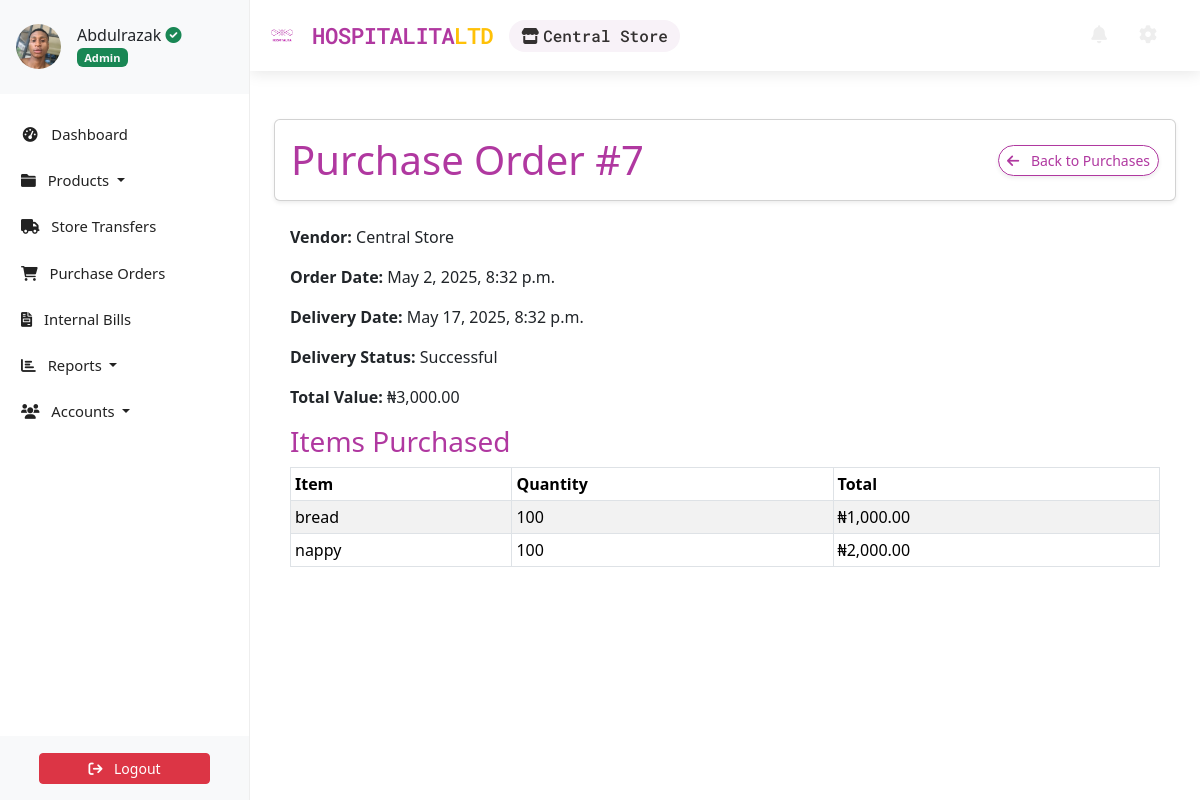
The page /transactions/purchase-order/7/ (signed in) on the database its author committed.
### accounts/models.py (models this page shows, shortened)
class Profile(AbstractBaseUser, PermissionsMixin):
    email = models.EmailField(unique=True, max_length=150)
    first_name = models.CharField(max_length=30, blank=True)
    last_name = models.CharField(max_length=30, blank=True)
    telephone = PhoneNumberField(null=True, blank=True)
    store = models.ForeignKey('store.Store', on_delete=models.CASCADE, null=True, blank=True, related_name='user')
    profile_picture = ProcessedImageField(
        default='profile_pics/default.jpg',
        upload_to='profile_pics',
        format='JPEG',
        processors=[ResizeToFill(150, 150)],
        options={'quality': 100}
    )
    status = models.CharField(max_length=12, choices=STATUS_CHOICES, default='INA')
    role = models.CharField(max_length=12, choices=ROLE_CHOICES, blank=True, null=True)
    slug = AutoSlugField(unique=True, populate_from='email')
    date_joined = models.DateTimeField(auto_now_add=True,  blank=True, null=True)
    last_login = models.DateTimeField(null=True, blank=True)
    is_active = models.BooleanField(default=True)
    is_staff = models.BooleanField(default=False)  # required by admin
    objects = ProfileManager()
    USERNAME_FIELD = 'email'
    REQUIRED_FIELDS = []  # optional: add first_name, last_name
    class Meta:
        verbose_name = 'Profile'
        verbose_name_plural = 'Profiles'

class Vendor(models.Model):
    name = models.CharField(max_length=50, verbose_name='Name')
    slug = AutoSlugField(
        unique=True,
        populate_from='name',
        verbose_name='Slug'
    )
    phone_number = models.BigIntegerField(
        blank=True, null=True, verbose_name='Phone Number'
    )
    address = models.CharField(
        max_length=50, blank=True, null=True, verbose_name='Address'
    )
    class Meta:
        verbose_name = 'Vendor'
        verbose_name_plural = 'Vendors'

### store/models.py (models this page shows, shortened)
class Store(models.Model):
    name = models.CharField(max_length=100)
    address = models.TextField(blank=True)
    contact_number = models.CharField(max_length=15, blank=True)
    central = models.BooleanField(default=False)  # Indicates the central store (admin's primary)

class Item(models.Model):
    slug = AutoSlugField(unique=True, populate_from='name')
    name = models.CharField(max_length=50)
    description = models.TextField(max_length=256)
    category = models.ForeignKey(Category, on_delete=models.CASCADE)
    price = models.FloatField(default=0)
    purchase_price = models.FloatField(
        default=0,
        verbose_name="Purchase Price",
        help_text="Cost per one unit (e.g., per item)"
    )
    expiring_date = models.DateTimeField(null=True, blank=True)
    class Meta:
        ordering = ['name']
        verbose_name_plural = 'Items'
    class Meta:
        constraints = [
            models.UniqueConstraint(
                functions.Lower('name'),
                name='unique_item_name_insensitive'
            )
        ]

### transactions/models.py (models this page shows, shortened)
class PurchaseOrder(models.Model):
    slug = AutoSlugField(unique=True, populate_from="vendor")
    vendor = models.ForeignKey(Vendor, related_name="purchase_orders", on_delete=models.CASCADE)
    order_date = models.DateTimeField(auto_now_add=True)
    delivery_date = models.DateTimeField(blank=True, null=True, verbose_name="Delivery Date")
    delivery_status = models.CharField(choices=DELIVERY_CHOICES, max_length=1, default="P", verbose_name="Delivery Status")
    store = models.ForeignKey(Store, on_delete=models.CASCADE, related_name='purchase_orders', null=True, blank=True)
    total_value = models.DecimalField(max_digits=10, decimal_places=2, default=0.0)
    created_by = models.ForeignKey(Profile, on_delete=models.SET_NULL, null=True, blank=True)
    class Meta:
        ordering = ["-order_date"]

class PurchaseDetail(models.Model):
    purchase_order = models.ForeignKey(PurchaseOrder, related_name="details", on_delete=models.CASCADE)
    item = models.ForeignKey(Item, on_delete=models.CASCADE)
    description = models.TextField(max_length=300, blank=True, null=True)
    quantity = models.PositiveIntegerField(default=0)
    total_value = models.DecimalField(max_digits=10, decimal_places=2, default=0.0)

### transactions/views.py (the view)
# urls.py: path('purchase-order/<int:pk>/', PurchaseOrderDetailView.as_view(), name='purchaseorder-detail'),
class PurchaseOrderDetailView(LoginRequiredMixin, DetailView):
    model = PurchaseOrder
    template_name = "transactions/purchaseorderdetail.html"
    context_object_name = "purchase_order"
    def get_queryset(self):
        return PurchaseOrder.objects.filter(store=self.request.user.store)

### transactions/templates/transactions/purchaseorderdetail.html (shortened to what this page needs)
{% extends "store/base.html" %}
{% block content %}
<div class="container my-4">
    <div class="card shadow-sm rounded p-3">
        <div class="row align-items-center">
            <div class="col-md-6">
                <h4 class="display-6 mb-0 text-brand">Purchase Order #{{ purchase_order.id }}</h4>
            </div>
            <div class="col-md-6 d-flex justify-content-end gap-2">
                <a class="btn btn-outline-brand btn-sm rounded-pill shadow-sm" href="{% url 'purchaseorderslist' %}">
                    <i class="fas fa-arrow-left me-2"></i> Back to Purchases
                </a>
            </div>
        </div>
    </div>
    <div class="container px-3 mt-4">
        <p><strong>Vendor:</strong> {{ purchase_order.vendor.name }}</p>
        <p><strong>Order Date:</strong> {{ purchase_order.order_date }}</p>
        <p><strong>Delivery Date:</strong> {{ purchase_order.delivery_date }}</p>
        <p><strong>Delivery Status:</strong> {{ purchase_order.get_delivery_status_display }}</p>
        <p><strong>Total Value:</strong> ₦{{ purchase_order.total_value }}</p>
        <h3 class="text-brand">Items Purchased</h3>
        <table class="table table-bordered table-striped table-hover table-sm">
            <thead class="thead-light">
                <tr>
                    <th>Item</th>
                    <th>Quantity</th>
                    <th>Total</th>
                </tr>
            </thead>
            <tbody>
                {% for detail in purchase_order.details.all %}
                <tr>
                    <td>{{ detail.item.name }}</td>
                    <td>{{ detail.quantity }}</td>
                    <td>₦{{ detail.total_value }}</td>
                </tr>
                {% endfor %}
            </tbody>
        </table>
    </div>
</div>
{% endblock %}

### store/templates/store/base.html (shortened to what this page needs)
<!DOCTYPE html>
<html lang="en">
    <head>
        {% load static %}
        <link href="https://cdn.jsdelivr.net/npm/bootstrap@5.3.3/dist/css/bootstrap.min.css" rel="stylesheet">
        <link rel="stylesheet" type="text/css" href="https://unpkg.com/@webpixels/css@1.1.5/dist/index.css">
        <link rel="stylesheet" href="{% static '/css/style.css' %}" type="text/css">
        <link rel="stylesheet" href="https://cdnjs.cloudflare.com/ajax/libs/font-awesome/5.15.4/css/all.min.css">
    </head>
    <body>
        {% include "store/sidebar.html" %}
        <section id="wrapper">
          <nav class="navbar navbar-expand-md navbar-light">
            <div class="container-fluid">
                <div class="d-flex align-items-center">
                    <a class="navbar-brand" href="{% url 'dashboard' %}" style="color: #b038a0;">
                        <img src="{% static 'images/logo/hospitalialogo.png' %}" alt="Hospitalita Logo" class="navbar-logo">
                        HOSPITALITA<span class="text-warning">LTD</span>
                    </a>
                    {% if request.user.is_authenticated and request.user.store %}
                    <div class="store-display">
                        <i class="fas fa-store me-1"></i>{{ request.user.store.name }}
                    </div>
                    {% endif %}
                </div>
                <div class="collapse navbar-collapse" id="toggle-navbar">
                    <ul class="navbar-nav ms-auto align-items-center">
                        <li class="nav-item me-3">
                            <a class="nav-link position-relative nav-icon" href="{% url 'notifications' %}">
                                <i class="fa fa-bell"></i>
                            </a>
                        </li>
                        <li class="nav-item me-2">
                            <a class="nav-link nav-icon" href="/hospitalita-admin/" title="Admin Dashboard">
                                <i class="fas fa-cog"></i>
                            </a>
                        </li>
                    </ul>
                </div>
            </div>
        </nav>
          <main class="container py-4">
            {% block content %}{% endblock content %}
          </main>
        </section>
    </body>
</html>

### store/templates/store/sidebar.html (shortened to what this page needs)
<link href="https://cdn.jsdelivr.net/npm/bootstrap@5.3.3/dist/css/bootstrap.min.css" rel="stylesheet">
<link href="https://cdnjs.cloudflare.com/ajax/libs/font-awesome/6.0.0-beta3/css/all.min.css" rel="stylesheet">
<aside class="sidebar position-fixed top-0 left-0 overflow-auto h-100 bg-white text-dark" id="show-side-navigation1">
    <div class="sidebar-header d-flex align-items-center px-3 py-4 border-bottom border-light" style="background-color:#f8f9fa ;">
        <div class="d-flex align-items-center text-decoration-none text-dark">
            <img class="rounded-circle img-fluid" id="sidebar-img" width="45" src="{{ request.user.profile_picture.url }}" alt="Profile Picture" />
            <div class="ms-3">
                <h5 class="fs-6 mb-0">
                    {{ request.user.first_name }}{% if request.user.role == 'AD' %} <i class="fa-solid fa-circle-check text-success"></i>{% endif %}
                </h5>
                <span class="badge bg-success text-light">
                    {% if request.user.role == 'AD' %}
                        Admin
                    {% elif request.user.role == 'EX' %}
                        Executive
                    {% else %}
                        Operative
                    {% endif %}
                </span>
            </div>
        </div>
    </div>
    <div class="nav-container">
        <ul class="nav flex-column mt-3">
            <li class="nav-item mb-2">
                <a class="nav-link {% if request.resolver_match.url_name == 'dashboard' %}active{% endif %}" href="{% url 'dashboard' %}">
                    <i class="fa fa-tachometer-alt fa-fw me-2"></i> Dashboard
                </a>
            </li>
            <li class="nav-item mb-2 dropdown">
                <a class="nav-link {% if request.resolver_match.url_name == 'productslist' %}active{% endif %} dropdown-toggle" href="#" id="productsDropdown" role="button" data-bs-toggle="dropdown" aria-expanded="false">
                    <i class="fa fa-folder me-2"></i> Products
                </a>
            </li>
            <li class="nav-item mb-2">
                {% if request.user.store.central %}
                <a class="nav-link {% if request.resolver_match.url_name == 'transfer-create' or request.resolver_match.url_name == 'transferslist' %}active{% endif %}" href="{% url 'transferslist' %}">
                    <i class="fa fa-truck fa-fw me-2"></i> Store Transfers
                </a>
                {% else %}
                <a class="nav-link {% if request.resolver_match.url_name == 'saleslist' %}active{% endif %}" href="{% url 'saleslist' %}">
                    <i class="fa fa-shopping-bag fa-fw me-2"></i> Sales Orders
                </a>
                {% endif %}
            </li>
            <li class="nav-item mb-2">
                <a class="nav-link {% if request.resolver_match.url_name == 'purchaseorderslist' %}active{% endif %}" href="{% url 'purchaseorderslist' %}">
                    <i class="fa fa-shopping-cart me-2"></i> Purchase Orders
                </a>
            </li>
            <li class="nav-item mb-2">
                <a class="nav-link {% if request.resolver_match.url_name == 'usage_list' %}active{% endif %}" href="{% url 'usage_list' %}">
                    <i class="fa-solid fa-file-invoice me-2"></i> Internal Bills
                </a>
            </li>
            <li class="nav-item mb-2 dropdown">
                <a class="nav-link  dropdown-toggle" href="#" id="reportsDropdown" role="button" data-bs-toggle="dropdown" aria-expanded="false">
                    <i class="fa fa-chart-bar me-2"></i> Reports
                </a>
            </li>
            <li class="nav-item mb-2 dropdown">
                <a class="nav-link  dropdown-toggle" href="#" id="accountsDropdown" role="button" data-bs-toggle="dropdown" aria-expanded="false">
                    <i class="fa fa-users me-2"></i> Accounts
                </a>
            </li>
        </ul>
    </div>
    <div class="sidebar-footer position-absolute bottom-0 w-100 text-center py-3 bg-light border-top border-light">
        <form method="post" action="{% url 'user-logout' %}">
            <button type="submit" class="btn btn-danger btn-sm w-75">
                <i class="fa fa-sign-out me-2"></i> Logout
            </button>
        </form>
    </div>
</aside>

### rows shown on the page
Profile: user.profile_picture (picture), user.first_name "Abdulrazak", user.store.name "Central Store"
PurchaseOrder: id "7", vendor.name "Central Store", order_date "May 2, 2025, 8:32 p.m.", delivery_date "May 17, 2025, 8:32 p.m.", delivery_status "Successful", total_value "3,000.00"
PurchaseDetail: item.name "bread", quantity "100", total_value "1,000.00"
PurchaseDetail: item.name "nappy", quantity "100", total_value "2,000.00"
